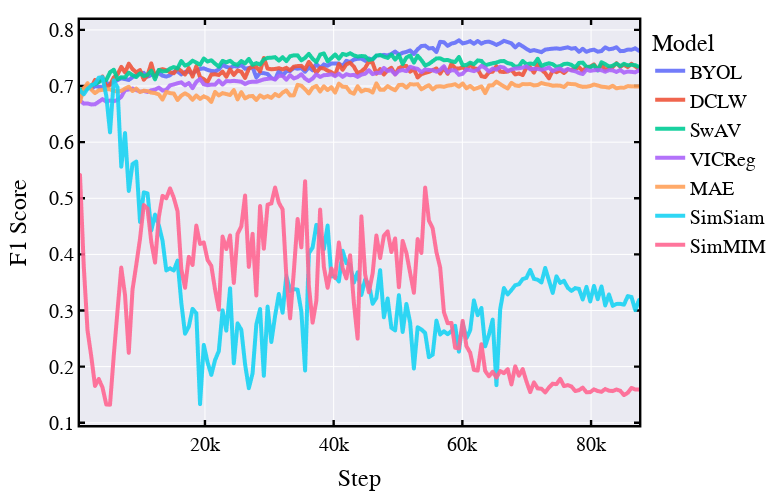

Notebook code for this chart:
### Code cell
fig = px.line(
    plot_df,
    x="Step",
    y="F1 Score",
    color="Model",
    width=700,
    height=400,
    color_discrete_sequence=px.colors.qualitative.Plotly,
)
fig.update_traces(line_width=4, opacity=0.9)
fig, scale = matplotlibify(fig, font_size=20)
# fig.write_image("../reports/figures/knn_f1_plotly.png", scale=3)
fig.show()

### Figure 1 — Plotly figure (JSON) as saved in the notebook; plotly's stock layout.template omitted (floating-point values rounded to 4 significant figures; data arrays with more than 128 entries replaced by an {"elided": "..."} marker saying what was removed)
{"data": [{"hovertemplate": "Model=BYOL<br>Step=%{x}<br>F1 Score=%{y}<extra></extra>", "legendgroup": "BYOL", "line": {"color": "#636EFA", "dash": "solid", "width": 4}, "marker": {"symbol": "circle"}, "mode": "lines", "name": "BYOL", "opacity": 0.9, "showlegend": true, "type": "scattergl", "x": {"elided": "150 int values"}, "xaxis": "x", "y": {"elided": "150 float values"}, "yaxis": "y"}, {"hovertemplate": "Model=DCLW<br>Step=%{x}<br>F1 Score=%{y}<extra></extra>", "legendgroup": "DCLW", "line": {"color": "#EF553B", "dash": "solid", "width": 4}, "marker": {"symbol": "circle"}, "mode": "lines", "name": "DCLW", "opacity": 0.9, "showlegend": true, "type": "scattergl", "x": {"elided": "150 int values"}, "xaxis": "x", "y": {"elided": "150 float values"}, "yaxis": "y"}, {"hovertemplate": "Model=SwAV<br>Step=%{x}<br>F1 Score=%{y}<extra></extra>", "legendgroup": "SwAV", "line": {"color": "#00CC96", "dash": "solid", "width": 4}, "marker": {"symbol": "circle"}, "mode": "lines", "name": "SwAV", "opacity": 0.9, "showlegend": true, "type": "scattergl", "x": {"elided": "150 int values"}, "xaxis": "x", "y": {"elided": "150 float values"}, "yaxis": "y"}, {"hovertemplate": "Model=VICReg<br>Step=%{x}<br>F1 Score=%{y}<extra></extra>", "legendgroup": "VICReg", "line": {"color": "#AB63FA", "dash": "solid", "width": 4}, "marker": {"symbol": "circle"}, "mode": "lines", "name": "VICReg", "opacity": 0.9, "showlegend": true, "type": "scattergl", "x": {"elided": "150 int values"}, "xaxis": "x", "y": {"elided": "150 float values"}, "yaxis": "y"}, {"hovertemplate": "Model=MAE<br>Step=%{x}<br>F1 Score=%{y}<extra></extra>", "legendgroup": "MAE", "line": {"color": "#FFA15A", "dash": "solid", "width": 4}, "marker": {"symbol": "circle"}, "mode": "lines", "name": "MAE", "opacity": 0.9, "showlegend": true, "type": "scattergl", "x": {"elided": "150 int values"}, "xaxis": "x", "y": {"elided": "150 float values"}, "yaxis": "y"}, {"hovertemplate": "Model=SimSiam<br>Step=%{x}<br>F1 Score=%{y}<extra></extra>", "legendgroup": "SimSiam", "line": {"color": "#19D3F3", "dash": "solid", "width": 4}, "marker": {"symbol": "circle"}, "mode": "lines", "name": "SimSiam", "opacity": 0.9, "showlegend": true, "type": "scattergl", "x": {"elided": "150 int values"}, "xaxis": "x", "y": {"elided": "150 float values"}, "yaxis": "y"}, {"hovertemplate": "Model=SimMIM<br>Step=%{x}<br>F1 Score=%{y}<extra></extra>", "legendgroup": "SimMIM", "line": {"color": "#FF6692", "dash": "solid", "width": 4}, "marker": {"symbol": "circle"}, "mode": "lines", "name": "SimMIM", "opacity": 0.9, "showlegend": true, "type": "scattergl", "x": {"elided": "150 int values"}, "xaxis": "x", "y": {"elided": "150 float values"}, "yaxis": "y"}], "layout": {"font": {"color": "black", "family": "Arial", "size": 20}, "height": 497, "legend": {"title": {"text": "Model"}, "tracegroupgap": 0}, "margin": {"b": 10, "r": 40, "t": 20}, "width": 781, "xaxis": {"anchor": "y", "domain": [0, 1], "linecolor": "black", "linewidth": 2.4, "mirror": "allticks", "showline": true, "showticklabels": true, "tickcolor": "black", "tickfont": {"color": "black", "family": "Arial", "size": 20}, "ticks": "inside", "tickwidth": 2.4, "title": {"text": "Step"}}, "yaxis": {"anchor": "x", "domain": [0, 1], "linecolor": "black", "linewidth": 2.4, "mirror": "allticks", "showline": true, "tickcolor": "black", "tickfont": {"color": "black", "family": "Arial", "size": 20}, "ticks": "inside", "tickwidth": 2.4, "title": {"text": "F1 Score"}}}}
